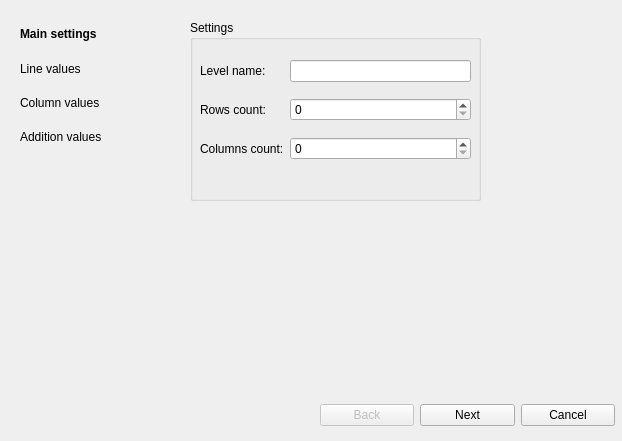
<?xml version="1.0" encoding="UTF-8"?>
<ui version="4.0">
 <class>ConditionLevelCreate</class>
 <widget class="QDialog" name="ConditionLevelCreate">
  <property name="geometry">
   <rect>
    <x>0</x>
    <y>0</y>
    <width>622</width>
    <height>441</height>
   </rect>
  </property>
  <property name="windowTitle">
   <string>Dialog</string>
  </property>
  <widget class="QStackedWidget" name="stackedWidget">
   <property name="geometry">
    <rect>
     <x>190</x>
     <y>20</y>
     <width>421</width>
     <height>371</height>
    </rect>
   </property>
   <property name="currentIndex">
    <number>0</number>
   </property>
   <widget class="QWidget" name="page">
    <widget class="QGroupBox" name="groupBox">
     <property name="geometry">
      <rect>
       <x>0</x>
       <y>0</y>
       <width>291</width>
       <height>181</height>
      </rect>
     </property>
     <property name="title">
      <string>Settings</string>
     </property>
     <widget class="QWidget" name="layoutWidget">
      <property name="geometry">
       <rect>
        <x>10</x>
        <y>30</y>
        <width>271</width>
        <height>121</height>
       </rect>
      </property>
      <layout class="QGridLayout" name="gridLayout_2">
       <item row="0" column="0">
        <widget class="QLabel" name="labelLevelName">
         <property name="text">
          <string>Level name:</string>
         </property>
         <property name="alignment">
          <set>Qt::AlignmentFlag::AlignLeading|Qt::AlignmentFlag::AlignLeft|Qt::AlignmentFlag::AlignVCenter</set>
         </property>
        </widget>
       </item>
       <item row="0" column="1">
        <widget class="QLineEdit" name="levelName"/>
       </item>
       <item row="2" column="0">
        <widget class="QLabel" name="labelColumCount">
         <property name="text">
          <string>Columns count:</string>
         </property>
         <property name="alignment">
          <set>Qt::AlignmentFlag::AlignLeading|Qt::AlignmentFlag::AlignLeft|Qt::AlignmentFlag::AlignVCenter</set>
         </property>
        </widget>
       </item>
       <item row="1" column="0">
        <widget class="QLabel" name="labelRowCount">
         <property name="text">
          <string>Rows count:</string>
         </property>
         <property name="alignment">
          <set>Qt::AlignmentFlag::AlignLeading|Qt::AlignmentFlag::AlignLeft|Qt::AlignmentFlag::AlignVCenter</set>
         </property>
        </widget>
       </item>
       <item row="1" column="1">
        <widget class="QSpinBox" name="rows">
         <property name="alignment">
          <set>Qt::AlignmentFlag::AlignLeading|Qt::AlignmentFlag::AlignLeft|Qt::AlignmentFlag::AlignVCenter</set>
         </property>
         <property name="maximum">
          <number>1000</number>
         </property>
        </widget>
       </item>
       <item row="2" column="1">
        <widget class="QSpinBox" name="columns">
         <property name="maximum">
          <number>1000</number>
         </property>
        </widget>
       </item>
      </layout>
     </widget>
    </widget>
   </widget>
   <widget class="QWidget" name="page_2">
    <widget class="QListWidget" name="linesList">
     <property name="geometry">
      <rect>
       <x>0</x>
       <y>0</y>
       <width>421</width>
       <height>361</height>
      </rect>
     </property>
    </widget>
   </widget>
   <widget class="QWidget" name="page_3">
    <widget class="QListWidget" name="columnsList">
     <property name="geometry">
      <rect>
       <x>0</x>
       <y>0</y>
       <width>421</width>
       <height>361</height>
      </rect>
     </property>
    </widget>
   </widget>
   <widget class="QWidget" name="page_4"/>
  </widget>
  <widget class="QWidget" name="layoutWidget">
   <property name="geometry">
    <rect>
     <x>20</x>
     <y>20</y>
     <width>105</width>
     <height>131</height>
    </rect>
   </property>
   <layout class="QGridLayout" name="sectionsLayout">
    <item row="0" column="0">
     <widget class="QLabel" name="labelMainSettings">
      <property name="font">
       <font>
        <bold>true</bold>
       </font>
      </property>
      <property name="text">
       <string>Main settings</string>
      </property>
     </widget>
    </item>
    <item row="1" column="0">
     <widget class="QLabel" name="labelLinesSetting">
      <property name="font">
       <font>
        <italic>false</italic>
        <bold>false</bold>
        <underline>false</underline>
        <strikeout>false</strikeout>
       </font>
      </property>
      <property name="text">
       <string>Line values</string>
      </property>
     </widget>
    </item>
    <item row="2" column="0">
     <widget class="QLabel" name="labelColumnsSetting">
      <property name="text">
       <string>Column values</string>
      </property>
     </widget>
    </item>
    <item row="3" column="0">
     <widget class="QLabel" name="labelAdditionSettings">
      <property name="text">
       <string>Addition values</string>
      </property>
     </widget>
    </item>
   </layout>
  </widget>
  <widget class="QWidget" name="layoutWidget">
   <property name="geometry">
    <rect>
     <x>320</x>
     <y>400</y>
     <width>295</width>
     <height>31</height>
    </rect>
   </property>
   <layout class="QHBoxLayout" name="horizontalLayout">
    <item>
     <widget class="QPushButton" name="buttonBack">
      <property name="enabled">
       <bool>false</bool>
      </property>
      <property name="text">
       <string>Back</string>
      </property>
     </widget>
    </item>
    <item>
     <widget class="QPushButton" name="buttonNext">
      <property name="text">
       <string>Next</string>
      </property>
     </widget>
    </item>
    <item>
     <widget class="QPushButton" name="buttonCancel">
      <property name="text">
       <string>Cancel</string>
      </property>
     </widget>
    </item>
   </layout>
  </widget>
 </widget>
 <resources/>
 <connections/>
</ui>
